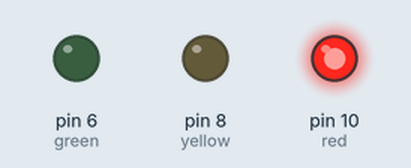
A sketch run on a simulated Arduino Uno, built with avr-gcc and run on an emulated ATmega328P. Shown: output pins drawn as LEDs (lit = HIGH).

Above: at 1.0 s.
At 2.2 s:
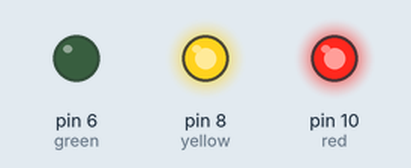
At 3.5 s:
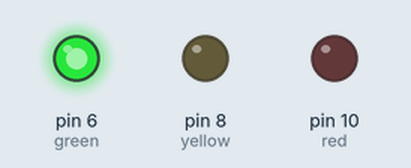
At 5.25 s:
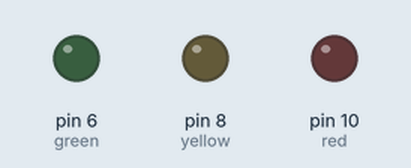
At 7.1 s:
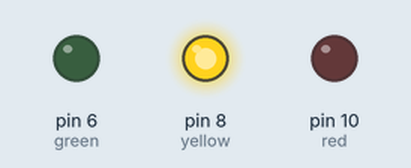
Timing chart, 0 to 9.6 s (numbered marks = the images above):
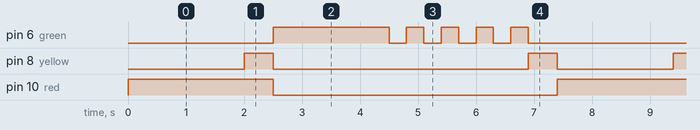

The sketch:

ex6.ino
```cpp
int red = 10;
int yellow = 8;
int green = 6;

void setup() {
  // put your setup code here, to run once:
  pinMode(red, OUTPUT);
  pinMode(yellow, OUTPUT);
  pinMode(green, OUTPUT);
}

void loop() {
  digitalWrite(red, HIGH);
  delay(2000);
  digitalWrite(yellow, HIGH);
  delay(500);
  digitalWrite(red, LOW);
  digitalWrite(yellow, LOW);
  digitalWrite(green, HIGH);
  delay(2000);
  for (int i = 0; i < 4; ++i) {
    digitalWrite(green, LOW);
    delay(300);
    digitalWrite(green, HIGH);
    delay(300);
  }
  digitalWrite(green, LOW);
  digitalWrite(yellow, HIGH);
  delay(500);
  digitalWrite(yellow, LOW);
}
```

Measured:
- by itself, pin 6 (green): repeats every 7.4 s: 4 × (LOW 0.30 s, HIGH 0.30 s), LOW 3.0 s, HIGH 2.0 s
- by itself, pin 8 (yellow): repeats every 7.4 s: LOW 4.4 s, HIGH 0.50 s, LOW 2.0 s, HIGH 0.50 s
- by itself, pin 10 (red): alternates HIGH for 2.5 s and LOW for 4.9 s
